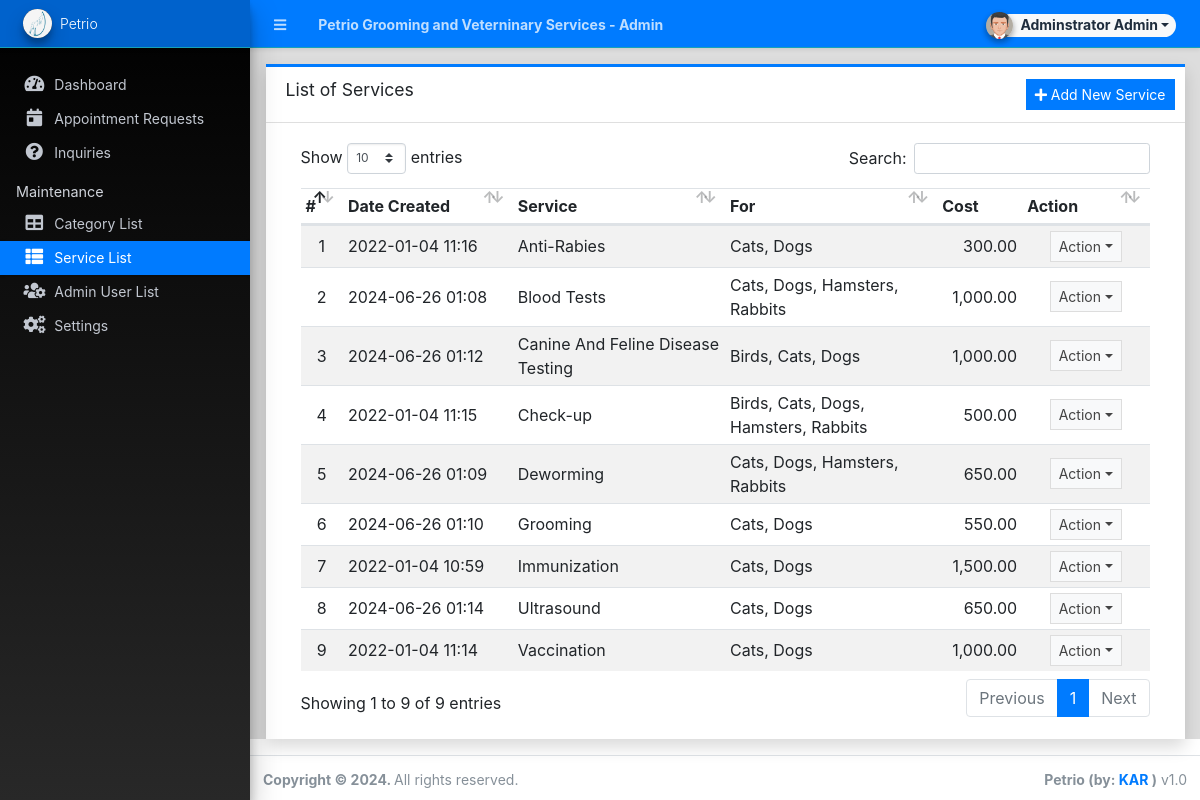
/admin/?page=services (signed in), run on the app's committed database.
### tables this page shows
CREATE TABLE `service_list` (
  `id` int(30) NOT NULL,
  `category_ids` text NOT NULL,
  `name` text NOT NULL,
  `description` text NOT NULL,
  `fee` float NOT NULL DEFAULT 0,
  `delete_flag` tinyint(4) NOT NULL DEFAULT 0,
  `date_created` datetime NOT NULL DEFAULT current_timestamp(),
  `date_updated` datetime DEFAULT NULL ON UPDATE current_timestamp()
);

### admin/services/index.php (the view, shortened to what this page needs)
<div class="card card-outline card-primary rounded-0 shadow">
	<div class="card-header">
		<h3 class="card-title">List of Services</h3>
		<div class="card-tools">
			<a href="javascript:void(0)" id="create_new" class="btn btn-flat btn-sm btn-primary"><span class="fas fa-plus"></span>  Add New Service</a>
		</div>
	</div>
	<div class="card-body">
		<div class="container-fluid">
        <div class="container-fluid">
			<table class="table table-hover table-striped">
				<colgroup>
					<col width="5%">
					<col width="20%">
					<col width="25%">
					<col width="25%">
					<col width="10%">
					<col width="15%">
				</colgroup>
				<thead>
					<tr>
						<th>#</th>
						<th>Date Created</th>
						<th>Service</th>
						<th>For</th>
						<th>Cost</th>
						<th>Action</th>
					</tr>
				</thead>
				<tbody>
					<?php
						$i = 1;
						$categories = $conn->query("SELECT * FROM `category_list`");
						$cat_arr = array_column($categories->fetch_all(MYSQLI_ASSOC),'name','id');
						$qry = $conn->query("SELECT * from `service_list` where delete_flag = 0 order by `name` asc ");
						while($row = $qry->fetch_assoc()):
							$for = '';
							foreach(explode(',',$row['category_ids']) as $v){
								if(isset($cat_arr[$v])){
									if(!empty($for)) $for .= ", ";
									$for.= $cat_arr[$v];
								}
							}
					?>
						<tr>
							<td class="text-center"><?php echo $i++; ?></td>
							<td class=""><?php echo date("Y-m-d H:i",strtotime($row['date_created'])) ?></td>
							<td><?php echo ucwords($row['name']) ?></td>
							<td class=""><?php echo $for ?></td>
							<td class="text-right"><?php echo number_format($row['fee'],2) ?></td>
							<td align="center">
								 <button type="button" class="btn btn-flat btn-default btn-sm dropdown-toggle dropdown-icon" data-toggle="dropdown">
				                  		Action
				                  </button>
							</td>
						</tr>
					<?php endwhile; ?>
				</tbody>
			</table>
		</div>
		</div>
	</div>
</div>

### data on the page
service_list: date_created "2022-01-04 11:16", name "Anti-Rabies", for "Cats, Dogs", fee "300.00"
service_list: date_created "2024-06-26 01:08", name "Blood Tests", for "Cats, Dogs, Hamsters, Rabbits", fee "1,000.00"
service_list: date_created "2024-06-26 01:12", name "Canine And Feline Disease Testing", for "Birds, Cats, Dogs", fee "1,000.00"
service_list: date_created "2022-01-04 11:15", name "Check-up", for "Birds, Cats, Dogs, Hamsters, Rabbits", fee "500.00"
service_list: date_created "2024-06-26 01:09", name "Deworming", for "Cats, Dogs, Hamsters, Rabbits", fee "650.00"
service_list: date_created "2024-06-26 01:10", name "Grooming", for "Cats, Dogs", fee "550.00"
service_list: date_created "2022-01-04 10:59", name "Immunization", for "Cats, Dogs", fee "1,500.00"
service_list: date_created "2024-06-26 01:14", name "Ultrasound", for "Cats, Dogs", fee "650.00"
service_list: date_created "2022-01-04 11:14", name "Vaccination", for "Cats, Dogs", fee "1,000.00"

### other printed values
$_settings->info('name') "Petrio Grooming and Veterninary Services"
$_settings->userdata('firstname').' '.$_settings->userdata('lastname') "Adminstrator Admin"
$_settings->info('short_name') "Petrio"
